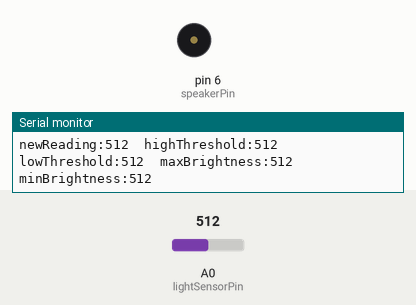
The sketch below on a simulated Arduino Uno, built with avr-gcc and run on an emulated ATmega328P. Parts: buzzer (waves = sounding), the last lines printed to the serial monitor. Inputs (shaded band) come from the test bench; at power-on: A0 (lightSensorPin) = 512.

Above: at 1.2 s.
1.3 s: A0 (lightSensorPin) set to 493
At 2.31 s:
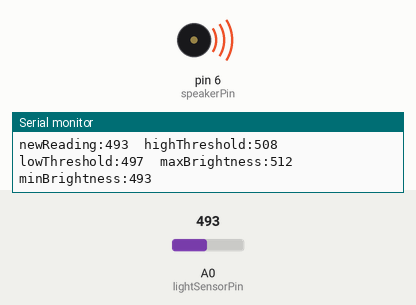
4.3 s: A0 (lightSensorPin) set to 1023
7.3 s: A0 (lightSensorPin) set to 928
At 7.8 s:
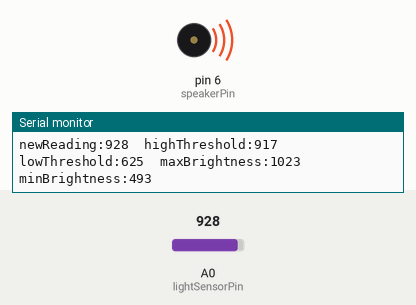
10.3 s: A0 (lightSensorPin) set to 904
At 10.7 s:
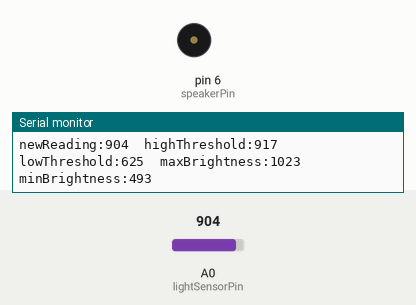
13.3 s: A0 (lightSensorPin) set to 639
16.3 s: A0 (lightSensorPin) set to 609
At 20.23 s:
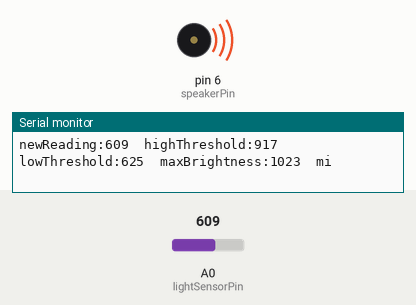
Timing chart, 0 to 20.3 s (numbered marks = the images above; inputs shaded):
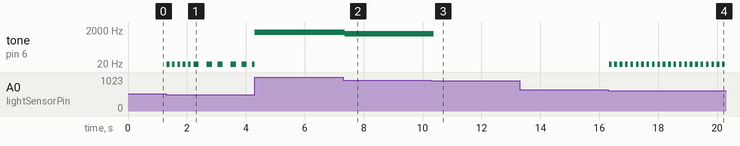

The sketch:

14_multipleThresholds.ino
```cpp
// calibrating a sensor
// finding max, min, range of readings
// setting thresholds

// this example explores continuous calibration with sound
// requires a photocell (pin A0) and a speaker (pin 12)

// sensor (photoCell) variables
int lightSensorPin = A0;
int brightness = 0; // used in setup
int avgBrightnessReading = 0; // used in loop
int lastBrightness = 0;

// calibration variables
int maxBrightness = 0;     // initialize very small
int minBrightness = 2000;  // initialize very big
int brightnessRange = 0;
int brightnessLowThreshold = 0;
int brightnessHighThreshold = 0;

// threshold levels
float lowThresholdAmount = 0.25; // 0.0 - 1.0, percent of range
float highThresholdAmount = 0.80;

int thresholdZone = 2;


// sound varibles
int speakerPin = 6;

// tone variables
boolean playNote = 0;
int toneToPlay;        // which tone
int alarmTone = 20;

int toneLow  = 50;     // tune to your desired frequency range
int toneHigh = 1500;


// timer variables
unsigned long currentTime = 0;
unsigned long toneInterval = 200; // try the long and short
unsigned long toneStart = 0;


void setup() {
  // put your setup code here, to run once:
  Serial.begin(9600);
  pinMode(lightSensorPin, INPUT);

  Serial.println("setup complete");

}

void loop() {

  // *******  get simple average of (X) distances
  avgBrightnessReading = averageBrightness(2); // average (X) readings

  // *******  calibrate with new reading
  calibrate(avgBrightnessReading);

  // ******* check <finalValue> against <brightnessThreshold>
  thresholdZone = checkThreshold(avgBrightnessReading);


  // ******* determine action

  // check relation to threshold
  switch ( thresholdZone ) {
    case (0):
      // below :: low -- too close == scared == out of my space man
     // Serial.println("below");  // uncomment for monitor

      // below threshold we will sound an alarm

      // timer for tone change -- see W08-08-tones and timers
          currentTime = millis();

          // timer for note pulses
          if ( currentTime - toneStart  > toneInterval ) {
             playNote = !playNote; // toggle note on/off
             toneToPlay =  alarmTone;  // set tone
             toneStart += toneInterval; // reset timer
          }
      break;

    case (1):
      // above::  high threshold -- lonely come care for me
     // Serial.println("above");  // uncomment for monitor
      playNote = true;
      toneToPlay = map(avgBrightnessReading, minBrightness, maxBrightness, toneLow, toneHigh);
      break;

    case(2):
      // middle - happy / indifferent
     // Serial.println("middle"); // // uncomment for monitor
      playNote = false; // turn off sounds

    default:
       // none of the above
       playNote = 0; // turn off sounds
    break;

  }

  // take action

  // generate sound
  //take action
  if ( playNote ){
    tone(speakerPin, toneToPlay);
  } else {
    noTone(speakerPin);
  }

  printReadings(avgBrightnessReading);
  delay(10);
}

void printReadings(int newReading) {
  Serial.print( "newReading:" ); // NEW!! -- the colon will make it a label in plotter!
  Serial.print( newReading );
  Serial.print('\t');

  Serial.print( "highThreshold:");
  Serial.print( brightnessHighThreshold );
  Serial.print('\t');

  Serial.print( "lowThreshold:");
  Serial.print( brightnessLowThreshold );
  Serial.print('\t');

  Serial.print( "maxBrightness:");
  Serial.print( maxBrightness);
  Serial.print('\t');

  Serial.print( "minBrightness:");
  Serial.println( minBrightness);
}
```

calibrate.ino
```cpp
void calibrate(int newValue){
  if(newValue > maxBrightness)  maxBrightness = newValue;
  if(newValue < minBrightness)  minBrightness = newValue;
  brightnessRange = maxBrightness-minBrightness;
  brightnessLowThreshold = minBrightness + (brightnessRange*lowThresholdAmount);
  brightnessHighThreshold = minBrightness + (brightnessRange*highThresholdAmount);
}


int checkThreshold(int theValue){
  if (theValue < brightnessLowThreshold) return 0;  // below threshold
  if (theValue > brightnessHighThreshold) return 1;  // above threshold
  if( theValue > brightnessLowThreshold && theValue < brightnessHighThreshold) return 2; // in between
}
```

readSensors.ino
```cpp
// this function reads the distance 'howMany' times
// it then returns the average of those readings


int averageBrightness( int howMany ){
  long dist = 0;
  for (int i = 0; i < howMany; i++){
      dist += analogRead(lightSensorPin);
      delay(2);
  }
  return dist = (int) dist / howMany;
}
```

Measured:
- the behaviour switches between 509 and 508 on A0 (lightSensorPin) (found by bisection; images 0 and 1)
- the behaviour switches between 918 and 917 on A0 (lightSensorPin) (found by bisection; images 2 and 3)
- the behaviour switches between 625 and 624 on A0 (lightSensorPin) (found by bisection; images 3 and 4)
- after the input at 1.3 s, tone on pin 6 (speakerPin): silent → 20 Hz at once, then repeats every 0.81 s: 20 Hz 0.18 s, silent 0.27 s, 20 Hz 0.18 s, silent 0.18 s
- after the input at 7.3 s, tone on pin 6 (speakerPin): 1500 Hz → 1240 Hz after 0.06 s
- after the input at 10.3 s, tone on pin 6 (speakerPin): 1240 Hz → silent after 0.08 s
- after the input at 16.3 s, tone on pin 6 (speakerPin): alternates 20 Hz for 0.09 s and silent for 0.09 s, starting at once
